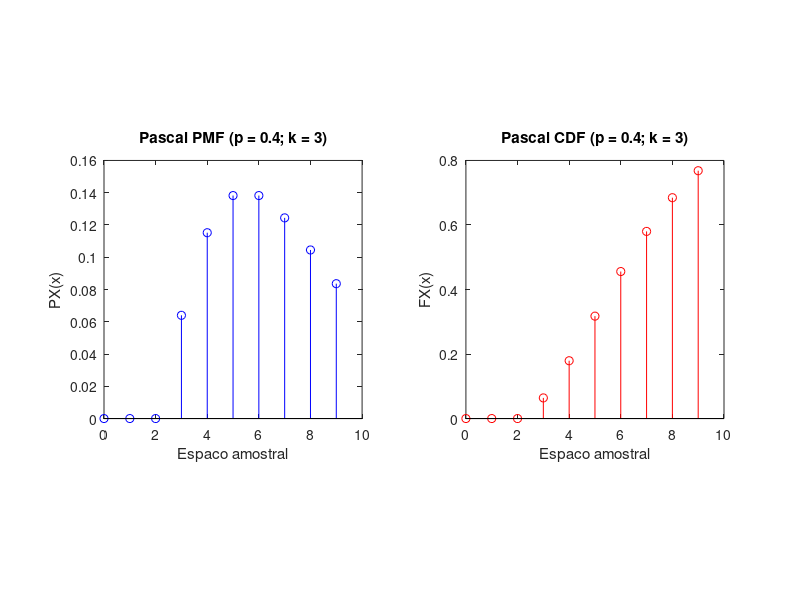

Here is the MATLAB script that generated this plot:
clear all clc clf

function pmf=pascalpmf(k,p,x)
%For Pascal (k,p) rv X, and
%input vector x, output is a
%vector pmf: pmf(i)=Prob[X=x(i)]
x=x(:);
n=max(x);
i=(k:n-1)';
ip= [1 ;(1-p)*(i./(i+1-k))];
%pb=all n-k+1 pascal probs
pb=(p^k)*cumprod(ip);
okx=(x==floor(x)).*(x>=k);
%set bad x(i)=k to stop bad indexing
x=(okx.*x) + k*(1-okx);
% pmf(i)=0 unless x(i) >= k
pmf=okx.*pb(x-k+1);
endfunction

function cdf=pascalcdf(k,p,x)
%Usage: cdf=pascalcdf(k,p,x)
%For a pascal (k,p) rv X
%and input vector x, the output
%is a vector cdf such that
% cdf(i)=Prob[X<=x(i)]
x=floor(x(:)); % for noninteger x(i)
allx=k:max(x);
%allcdf holds all needed cdf values
allcdf=cumsum(pascalpmf(k,p,allx));
%x_i < k have zero-prob,
% other values are OK
okx=(x>=k);
%set zero-prob x(i)=k,
%just so indexing is not fouled up
x=(okx.*x) +((1-okx)*k);
cdf= okx.*allcdf(x-k+1);
cdf = cdf';
endfunction

function E = expectedValue(sx, px)
  v = sx .* px;
  E = sum(v);
endfunction

% Espaço amostral e parametro
sx = 0:1:9;
p  = 0.4;
k  = 3;

% Calculo da PMF e CDF
px = pascalpmf(k, p, sx);
fx = pascalcdf(k, p, sx);
px = px';

% Valor esperado
E = expectedValue(sx, px)

% Plot da PMF
figure(1);
subplot(1,2,1);
stem(sx, px, 'b');
title("Pascal PMF (p = 0.4; k = 3)");
xlabel("Espaco amostral");
ylabel("PX(x)");
axis square

% Plot da CDF
figure(1);
subplot(1,2,2);
stem(sx, fx, 'r');
title("Pascal CDF (p = 0.4; k = 3)");
xlabel("Espaco amostral");
ylabel("FX(x)");
axis square
